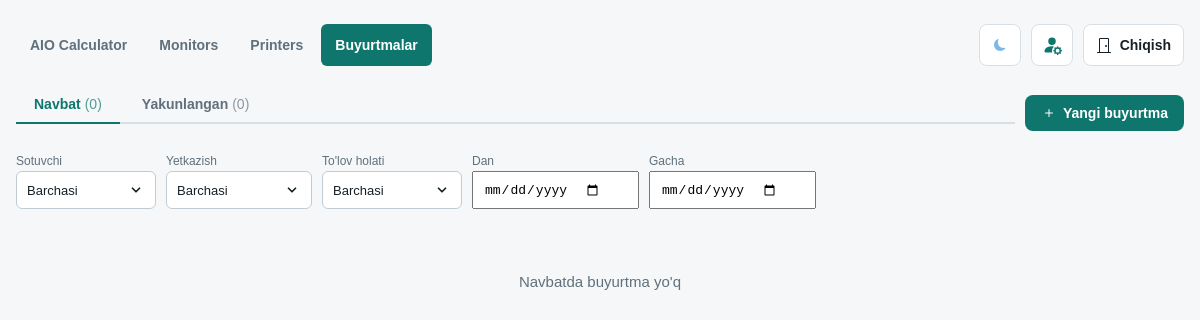
The page /orders/ (signed in) on the database as committed earlier.
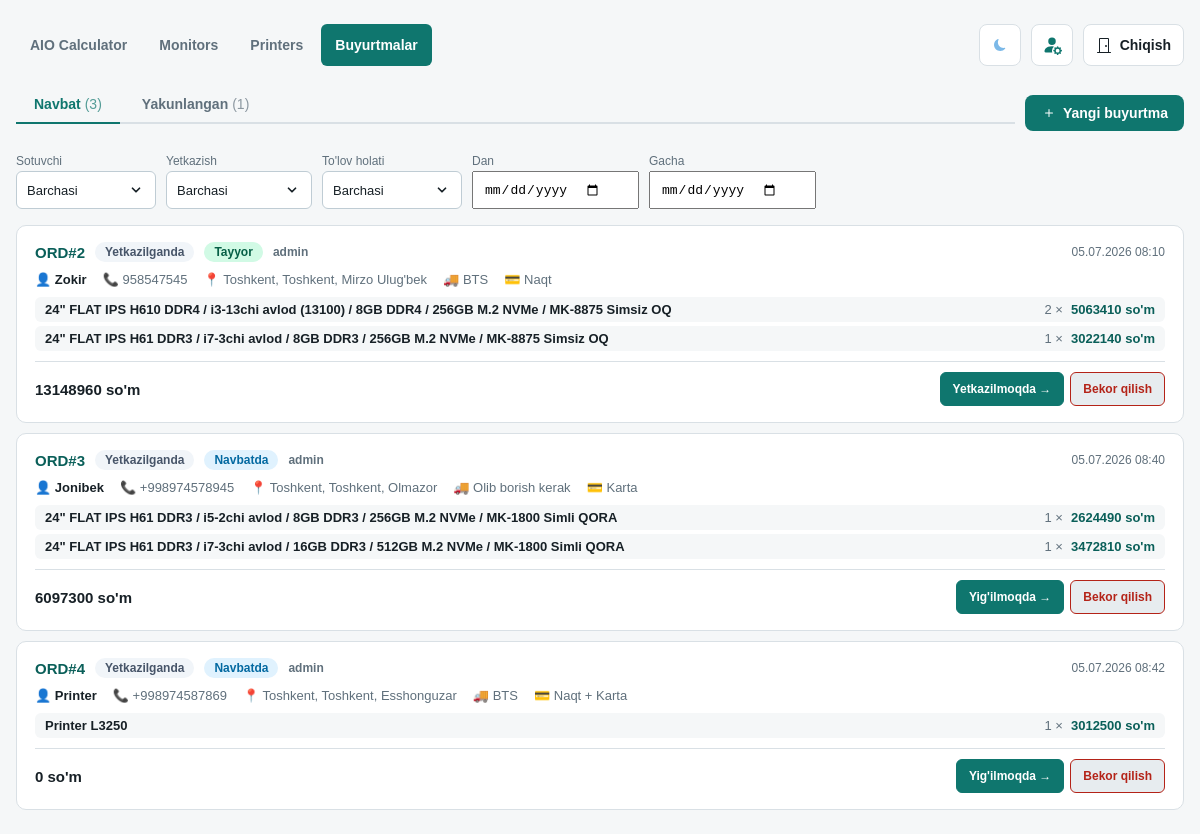
The same page on the database as committed later.
### orders/models.py (models this page shows, shortened)
class Order(models.Model):
    class DeliveryType(models.TextChoices):
        BTS = "BTS", "BTS"
        UZPOST = "UZPOST", "UZPOST"
        PICKUP = "PICKUP", "Olib ketadi"
        DELIVERY = "DELIVERY", "Olib borish kerak"
    class PaymentType(models.TextChoices):
        CARD = "CARD", "Karta"
        CASH = "CASH", "Naqt"
        TRANSFER = "TRANSFER", "Pul ko'chirish"
        CASH_CARD = "CASH_CARD", "Naqt + Karta"
    class PaymentStatus(models.TextChoices):
        PAID = "PAID", "To'langan"
        ON_DELIVERY = "ON_DELIVERY", "Yetkazilganda"
        PARTIAL = "PARTIAL", "Qisman"
    class ProductionStatus(models.TextChoices):
        QUEUED = "QUEUED", "Navbatda"
        IN_PROGRESS = "IN_PROGRESS", "Yig'ilmoqda"
        READY = "READY", "Tayyor"
        SHIPPING = "SHIPPING", "Yetkazilmoqda"
        DELIVERED = "DELIVERED", "Yetkazib berildi"
        CANCELLED = "CANCELLED", "Bekor qilindi"
    order_number = models.CharField(
        max_length=24, unique=True, blank=True, null=True, verbose_name="Buyurtma raqami"
    )
    sold_by = models.ForeignKey(
        User, on_delete=models.PROTECT, related_name="orders", verbose_name="Sotuvchi"
    )
    customer_name = models.CharField(max_length=120, verbose_name="Mijoz ismi")
    customer_phone = models.CharField(max_length=30, verbose_name="Telefon raqami")
    region = models.CharField(max_length=80, verbose_name="Viloyat")
    district = models.CharField(max_length=80, verbose_name="Tuman")
    city = models.CharField(max_length=80, verbose_name="Shahar")
    landmark = models.CharField(max_length=200, blank=True, verbose_name="Mo'ljal")
    delivery_type = models.CharField(
        max_length=20, choices=DeliveryType.choices, verbose_name="Yetkazish turi"
    )
    payment_type = models.CharField(
        max_length=20, choices=PaymentType.choices, verbose_name="To'lov turi"
    )
    payment_status = models.CharField(
        max_length=20,
        choices=PaymentStatus.choices,
        default=PaymentStatus.ON_DELIVERY,
        verbose_name="To'lov holati",
    )
    production_status = models.CharField(
        max_length=20,
        choices=ProductionStatus.choices,
        default=ProductionStatus.QUEUED,
        verbose_name="Ishlab chiqarish holati",
    )
    total_price_usd = models.DecimalField(
        max_digits=12, decimal_places=2, default=0, verbose_name="Jami (USD)"
    )
    total_price_uzs = models.DecimalField(
        max_digits=16, decimal_places=0, default=0, verbose_name="Jami (so'm)"
    )
    notes = models.TextField(blank=True, verbose_name="Izoh")
    created_at = models.DateTimeField(auto_now_add=True)
    updated_at = models.DateTimeField(auto_now=True)
    delivered_at = models.DateTimeField(null=True, blank=True, verbose_name="Yetkazib berilgan vaqt")
    class Meta:
        ordering = ["-created_at"]
        verbose_name = "Buyurtma"
        verbose_name_plural = "Buyurtmalar"
    @classmethod
    def queue_queryset(cls):
        priority = Case(
            When(payment_status=cls.PaymentStatus.PAID, then=Value(0)),
            When(payment_status=cls.PaymentStatus.PARTIAL, then=Value(1)),
            When(payment_status=cls.PaymentStatus.ON_DELIVERY, then=Value(2)),
            default=Value(3),
            output_field=IntegerField(),
        )
        return (
            cls.objects.exclude(
                production_status__in=[cls.ProductionStatus.DELIVERED, cls.ProductionStatus.CANCELLED]
            )
            .annotate(priority=priority)
            .order_by("priority", "created_at")
        )

class OrderItem(models.Model):
    order = models.ForeignKey(Order, on_delete=models.CASCADE, related_name="items")
    build_quote = models.ForeignKey(
        "calculator.BuildQuote",
        on_delete=models.SET_NULL,
        null=True,
        blank=True,
        related_name="order_items",
        verbose_name="Kalkulyator konfiguratsiyasi",
    )
    config_label = models.CharField(max_length=255, verbose_name="Konfiguratsiya")
    quantity = models.PositiveIntegerField(default=1, verbose_name="Soni")
    unit_price_usd = models.DecimalField(
        max_digits=12, decimal_places=2, default=0, verbose_name="Dona narxi (USD)"
    )
    class Meta:
        verbose_name = "Buyurtma elementi"
        verbose_name_plural = "Buyurtma elementlari"

### orders/views.py (the view)
# urls.py: path("", views.order_list, name="list"),
@login_required
def order_list(request):
    from calculator.models import CalculatorSettings
    try:
        settings = CalculatorSettings.objects.first()
        usd_rate = int(settings.usd_rate) if settings and settings.usd_rate else 12850
    except:
        usd_rate = 12850
    tab = request.GET.get("tab", "queue")  # queue | done | all
    queue_qs = Order.queue_queryset().prefetch_related("items").select_related("sold_by")
    done_qs = Order.objects.filter(
        production_status__in=[
            Order.ProductionStatus.DELIVERED,
            Order.ProductionStatus.CANCELLED,
        ]
    ).prefetch_related("items").select_related("sold_by").order_by("-updated_at")
    sold_by = request.GET.get("sold_by")
    delivery_type = request.GET.get("delivery_type")
    payment_status = request.GET.get("payment_status")
    date_from = request.GET.get("date_from")
    date_to = request.GET.get("date_to")
    def apply_filters(qs):
        if sold_by:
            qs = qs.filter(sold_by_id=sold_by)
        if delivery_type:
            qs = qs.filter(delivery_type=delivery_type)
        if payment_status:
            qs = qs.filter(payment_status=payment_status)
        if date_from:
            qs = qs.filter(created_at__date__gte=date_from)
        if date_to:
            qs = qs.filter(created_at__date__lte=date_to)
        return qs
    queue_qs = apply_filters(queue_qs)
    done_qs = apply_filters(done_qs)
    sellers = User.objects.filter(orders__isnull=False).distinct().order_by("username")
    return render(request, "orders/order_list.html", {
        "active_nav": "orders",
        "tab": tab,
        "queue_orders": queue_qs if tab in ("queue", "all") else [],
        "done_orders": done_qs if tab in ("done", "all") else [],
        "queue_count": Order.queue_queryset().count(),
        "done_count": Order.objects.filter(
            production_status__in=[Order.ProductionStatus.DELIVERED, Order.ProductionStatus.CANCELLED]
        ).count(),
        "sellers": sellers,
        "usd_rate": usd_rate,
        "filters": {
            "sold_by": sold_by,
            "delivery_type": delivery_type,
            "payment_status": payment_status,
            "date_from": date_from,
            "date_to": date_to,
        },
        "delivery_choices": Order.DeliveryType.choices,
        "payment_status_choices": Order.PaymentStatus.choices,
        "production_status_choices": Order.ProductionStatus.choices,
        "status_flow": STATUS_FLOW,
    })

### orders/templatetags/order_tags.py (called while the page is built)
@register.filter
def status_badge(value):
    return STATUS_BADGE.get(value, "")

@register.filter
def payment_badge(value):
    return PAYMENT_BADGE.get(value, "")

@register.filter
def next_status(value):
    try:
        idx = STATUS_FLOW.index(value)
        return STATUS_FLOW[idx + 1] if idx + 1 < len(STATUS_FLOW) else None
    except (ValueError, IndexError):
        return None

@register.filter
def status_label(value):
    return STATUS_LABELS.get(value, value)

### orders/templates/orders/order_list.html (shortened to what this page needs)
{% extends "base.html" %}
{% block content %}
<div class="orders-layout">
  <div style="display:flex;align-items:center;flex-wrap:wrap;gap:10px;margin-bottom:0;">
    <div class="tabs" style="flex:1;min-width:200px;">
      <button class="tab-btn {% if tab == 'queue' %}active{% endif %}" onclick="switchTab('queue')">
        Navbat
        <span style="margin-left:4px;opacity:0.7;font-weight:400;">({{ queue_count }})</span>
      </button>
      <button class="tab-btn {% if tab == 'done' %}active{% endif %}" onclick="switchTab('done')">
        Yakunlangan
        <span style="margin-left:4px;opacity:0.7;font-weight:400;">({{ done_count }})</span>
      </button>
    </div>
    <a href="{% url 'orders:create' %}" class="new-order-btn" style="display:inline-flex;align-items:center;gap:6px;padding:10px 16px;border-radius:8px;background:var(--accent);color:#fff;text-decoration:none;font-weight:700;font-size:14px;">
      <svg xmlns="http://www.w3.org/2000/svg" width="16" height="16" fill="currentColor" viewBox="0 0 16 16">
        <path d="M8 4a.5.5 0 0 1 .5.5v3h3a.5.5 0 0 1 0 1h-3v3a.5.5 0 0 1-1 0v-3h-3a.5.5 0 0 1 0-1h3v-3A.5.5 0 0 1 8 4"/>
      </svg>
      Yangi buyurtma
    </a>
  </div>
  <form method="get" id="filter-form">
    <div class="filters-bar" style="margin-top:14px;">
      <div>
        <span class="filter-label">Sotuvchi</span>
        <select name="sold_by" onchange="this.form.submit()">
          <option value="">Barchasi</option>
        </select>
      </div>
      <div>
        <span class="filter-label">Yetkazish</span>
        <select name="delivery_type" onchange="this.form.submit()">
          <option value="">Barchasi</option>
        </select>
      </div>
      <div>
        <span class="filter-label">To'lov holati</span>
        <select name="payment_status" onchange="this.form.submit()">
          <option value="">Barchasi</option>
        </select>
      </div>
      <div>
        <span class="filter-label">Dan</span>
        <input type="date" name="date_from" value="{{ filters.date_from }}" onchange="this.form.submit()">
      </div>
      <div>
        <span class="filter-label">Gacha</span>
        <input type="date" name="date_to" value="{{ filters.date_to }}" onchange="this.form.submit()">
      </div>
    </div>
  </form>
  <div id="tab-queue" {% if tab != 'queue' %}style="display:none"{% endif %}>
    {% for order in queue_orders %}
      {% include "orders/_order_card.html" with order=order show_status_btns=True %}
    {% empty %}
      <div class="empty-state">Navbatda buyurtma yo'q</div>
    {% endfor %}
  </div>
</div>
{% endblock %}

### orders/templates/orders/_order_card.html (shortened to what this page needs)
{% load order_tags %}
<div class="order-card" id="order-{{ order.pk }}">
  <div class="order-card-header">
    <a href="{% url 'orders:detail' order.pk %}" class="order-number">{{ order.order_number }}</a>
    <span class="badge {{ order.payment_status|payment_badge }}">
      {{ order.get_payment_status_display }}
    </span>
    <span class="badge {{ order.production_status|status_badge }}">
      {{ order.get_production_status_display }}
    </span>
    <span class="seller-tag">
      {{ order.sold_by.get_full_name|default:order.sold_by.username }}
    </span>
    <span style="margin-left:auto;font-size:12px;color:var(--muted);">
      {{ order.created_at|date:"d.m.Y H:i" }}
    </span>
  </div>
  <div class="order-meta">
    <span>👤 <strong>{{ order.customer_name }}</strong></span>
    <span>📞 {{ order.customer_phone }}</span>
    <span>📍 {{ order.region }}, {{ order.district }}, {{ order.city }}{% if order.landmark %} — {{ order.landmark }}{% endif %}</span>
    <span>🚚 {{ order.get_delivery_type_display }}</span>
    <span>💳 {{ order.get_payment_type_display }}</span>
  </div>
  <div class="order-items-list">
    {% for item in order.items.all %}
      <div class="order-item-row">
        <span class="item-label">{{ item.config_label }}</span>
        <span class="item-qty">{{ item.quantity }} ×</span>
        <span style="font-weight:700;color:var(--accent-dark);">{% widthratio item.unit_price_usd 1 usd_rate %} so'm</span>
      </div>
    {% endfor %}
  </div>
  <div class="order-footer">
    <div>
      <div class="order-total">{{ order.total_price_uzs|floatformat:0 }} so'm</div>
    </div>
    {% if show_status_btns %}
      <div class="status-btns">
        {% with next=order.production_status|next_status %}
          {% if next %}
            <button class="status-btn next-step" onclick="updateStatus({{ order.pk }}, '{{ next }}')">
              {{ next|status_label }} →
            </button>
          {% endif %}
        {% endwith %}
        {% if order.production_status != 'CANCELLED' %}
          <button class="status-btn cancel-btn" onclick="updateStatus({{ order.pk }}, 'CANCELLED')">
            Bekor qilish
          </button>
        {% endif %}
      </div>
    {% endif %}
  </div>
</div>

Rows that differ between the two databases and show on the page:
added Order: order_number "ORD#2", payment_status "Yetkazilganda", production_status "Tayyor", sold_by.get_full_name "admin", created_at "05.07.2026 08:10", customer_name "Zokir", customer_phone "958547545", region "Toshkent", district "Toshkent", city "Mirzo Ulug'bek", delivery_type "BTS", payment_type "Naqt", total_price_uzs "13148960", value "Yetkazilmoqda"
added OrderItem: config_label "24\" FLAT IPS H610 DDR4 / i3-13chi avlod (13100) / 8GB DDR4 / 256GB M.2 NVMe / MK-8875 Simsiz OQ", quantity "2", unit_price_usd "5063410", shown under "ORD#2"
added OrderItem: config_label "24\" FLAT IPS H61 DDR3 / i7-3chi avlod / 8GB DDR3 / 256GB M.2 NVMe / MK-8875 Simsiz OQ", quantity "1", unit_price_usd "3022140", shown under "ORD#2"
added Order: order_number "ORD#3", payment_status "Yetkazilganda", production_status "Navbatda", sold_by.get_full_name "admin", created_at "05.07.2026 08:40", customer_name "Jonibek", customer_phone "+998974578945", region "Toshkent", district "Toshkent", city "Olmazor", delivery_type "Olib borish kerak", payment_type "Karta", total_price_uzs "6097300", value "Yig'ilmoqda"
added OrderItem: config_label "24\" FLAT IPS H61 DDR3 / i5-2chi avlod / 8GB DDR3 / 256GB M.2 NVMe / MK-1800 Simli QORA", quantity "1", unit_price_usd "2624490", shown under "ORD#3"
added OrderItem: config_label "24\" FLAT IPS H61 DDR3 / i7-3chi avlod / 16GB DDR3 / 512GB M.2 NVMe / MK-1800 Simli QORA", quantity "1", unit_price_usd "3472810", shown under "ORD#3"
added Order: order_number "ORD#4", payment_status "Yetkazilganda", production_status "Navbatda", sold_by.get_full_name "admin", created_at "05.07.2026 08:42", customer_name "Printer", customer_phone "+998974587869", region "Toshkent", district "Toshkent", city "Esshonguzar", delivery_type "BTS", payment_type "Naqt + Karta", total_price_uzs "0", value "Yig'ilmoqda"
added OrderItem: config_label "Printer L3250", quantity "1", unit_price_usd "3012500", shown under "ORD#4"
Other text that changed with them:
{{ queue_count }}: "0" → "3"
{{ done_count }}: "0" → "1"
text no longer shown: "Navbatda buyurtma yo'q"
